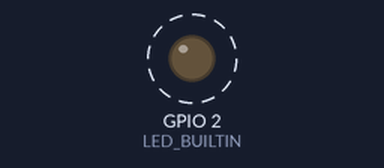
The sketch below on a simulated ESP32. Parts: output pins drawn as LEDs (lit = HIGH). Dashed ring = blinking. What the sketch prints to the serial monitor is not drawn.

Above: at 0.7 s.
Timing chart, 0 to 3.5 s (numbered marks = the images above):
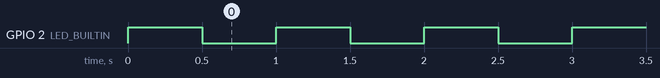

Measured:
- by itself, GPIO 2 (LED_BUILTIN): alternates HIGH for 0.50 s and LOW for 0.50 s

The sketch:

Firebeetle_2_Multi_2.ino
```cpp
TaskHandle_t LED_Task;

//Blink_LED: blinks an LED every 1000 ms
void Blink_LED(void *pvParameters ){

  while (1) {
    Serial.printf("Blink_LED() running on core %d\n",xPortGetCoreID());
    digitalWrite(LED_BUILTIN, HIGH);
    delay(500);
    digitalWrite(LED_BUILTIN, LOW);
    delay(500);
  }
}

void setup() {
  Serial.begin(115200);
  while (!Serial) ;
  pinMode(LED_BUILTIN, OUTPUT);

  //create a task that will be executed in the Task1code() function, with priority 1 and executed on core 0
  xTaskCreatePinnedToCore(
                    Blink_LED,   /* Task function. */
                    "LED_Task",  /* name of task. */
                    10000,       /* Stack size of task */
                    NULL,        /* parameter of the task */
                    1,           /* priority of the task */
                    &LED_Task,   /* Task handle to keep track of created task */
                    0);          /* pin task to core 0 */
  delay(500);
}

void loop() {
  Serial.printf("Loop() running on core %d\n",xPortGetCoreID());
  delay(1000);
}
```
